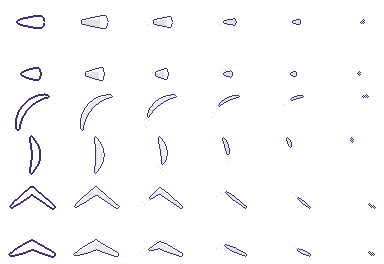
#> input picture art/LEGEND-FX/proto/slash3_white.png, 384 x 264 px
$ python make_slash_hi.py
#> lines starting #> are read from the running program, lines starting #| are printed output that depends on the picture; after the words box and inside, x2 and y2 are one past the last pixel; in counts of white or black regions, pixels touching at a corner belong together
# 白い 斬撃 v3 を 192×132（1 点 = 1/32 ブロック）で 描き直す。形・コマは 今の 絵の まま、ふちを なめらかに・外に こい ふち 2 点・暗い 水色の 網 2 段（にじみ）
from PIL import Image, ImageFilter, ImageChops
import numpy as np
from scipy import ndimage as ndi
src = Image.open('slash3_white.png').convert('RGBA')   # 白化済み 64×44 ×(6×6)
#> src is the input picture: PIL image 384x264 RGBA; mean R, G, B, A 9.2, 9, 10.4, 13.9
FW, FH, K = 192, 132, 3
out = Image.new('RGBA', (FW * 6, FH * 6), (0, 0, 0, 0))
#> out: PIL image 1152x792 RGBA; every value is 0
for row in range(6):
    for fr in range(6):
        t = src.crop((fr * 64, row * 44, fr * 64 + 64, row * 44 + 44))
        a = np.array(t).astype(float)
        al = a[..., 3] / 255
        # 内側の 色（段）= 最近傍で ×3。明るさは 4 段に まとめる
        nn = np.array(t.resize((FW, FH), Image.NEAREST)).astype(float)
        # なめらかな りんかく: 元の 暗いふち（紺）も ふくめた 形を ぼかして しきい値
        shape = np.array(Image.fromarray((al * 255).astype(np.uint8)).resize((FW, FH), Image.BICUBIC)).astype(float) / 255
        shape = ndi.gaussian_filter(shape, 1.6)
        S = shape > 0.45
        S = ndi.binary_opening(S, iterations=1)
        er = ndi.binary_erosion(S, iterations=2)          # こい ふち 2 点
        body = er
        # 内側の 色: 元の 色（暗いふちは 白に おきかえ）
        lum = (nn[..., 0] * .3 + nn[..., 1] * .59 + nn[..., 2] * .11) / 255
        dark = lum < 0.4
        col = np.zeros((FH, FW, 4))
        base = np.where(dark[..., None], np.array([250, 252, 255, 255.]), nn)
        # 4 段に まとめる（白・うすい 灰・うす水色）
        q = np.clip(np.round((base[..., 0] - 200) / 18), 0, 3) / 3
        tone = np.stack([200 + 55 * q, 214 + 41 * q, 235 + 20 * q, np.full_like(q, 255)], -1)
        col[body] = tone[body]
        # 刃先（板の 右はじ・さいごの 3 割）は うすい 水色へ
        ys, xs = np.nonzero(body)
        if len(xs):
            x0, x1 = xs.min(), xs.max()
            tipmask = body & (np.arange(FW)[None, :] > x0 + (x1 - x0) * 0.82)
            col[tipmask] = np.array([205, 232, 250, 255.])
        ring = S & ~er
        col[ring] = np.array([0x1B, 0x2A, 0x4A, 255.])
        # にじみ（暗い 水色の 網 2 段）
        d1 = ndi.binary_dilation(S, iterations=4) & ~S
        d2 = ndi.binary_dilation(S, iterations=8) & ~ndi.binary_dilation(S, iterations=4)
        yy, xx = np.mgrid[0:FH, 0:FW]
        chk = ((xx + yy) % 2 == 0)
        sparse = (xx % 2 == 0) & (yy % 2 == 0)
        col[d1 & chk] = np.array([0x4F, 0x86, 0xC8, 255.])
        col[d2 & sparse] = np.array([0x4F, 0x86, 0xC8, 255.])
        im = Image.fromarray(col.astype(np.uint8), 'RGBA')
        out.paste(im, (fr * FW, row * FH))
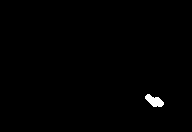
#> S: shape (132, 192) bool; 0.59% white; 1 white region, box (x1, y1, x2, y2) and area: (145, 94, 164, 107) 149
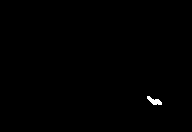
#> body: shape (132, 192) bool; 0.29% white; 1 white region, box (x1, y1, x2, y2) and area: (147, 96, 162, 105) 73
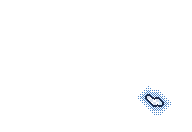
#> col: shape (132, 192, 4) float64; mean R, G, B, A 1.2, 1.7, 2.2, 3.1; transparent parts drawn white
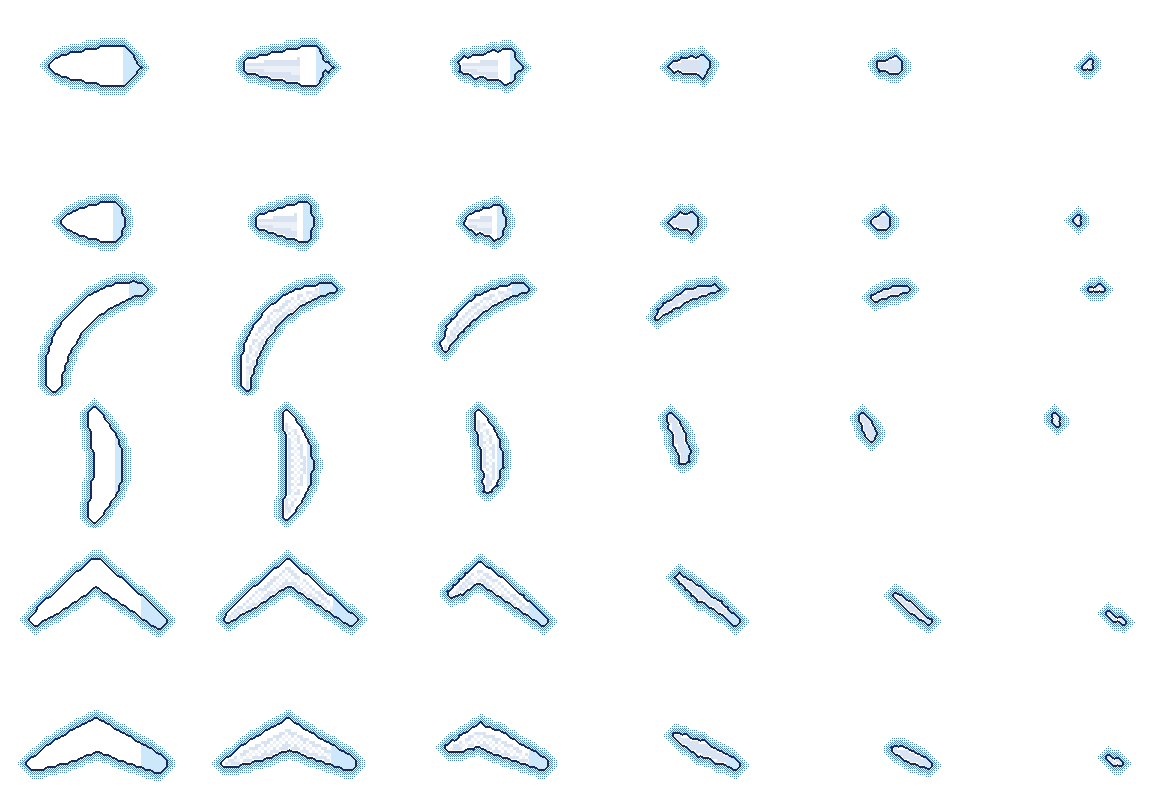
#> out: PIL image 1152x792 RGBA; mean R, G, B, A 12.8, 14.3, 16.2, 19.6; transparent parts drawn white
out.save('slash3_white_hi.png')
print(out.size)
#| (1152, 792)
